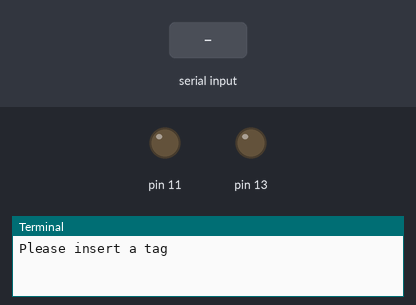
Recording of a program running on a simulated Raspberry Pi (header pin numbers). Shown: output pins drawn as LEDs (lit = HIGH), the last lines printed to the terminal. The test bench sets the inputs (shaded band). The clock reads 2024-03-15 10:24:30 at power-on unless the program sets it; web requests get an empty 200 reply after 0.4 s.

Above: at 1.2 s.
1.3 s: "4A007BF4E025" received over the second serial link
At 3.9 s:
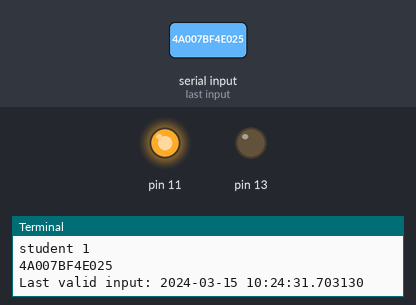
4.2 s: "0000A6C13255" received over the second serial link
Timing chart, 0 to 12.6 s (numbered marks = the images above; inputs shaded):
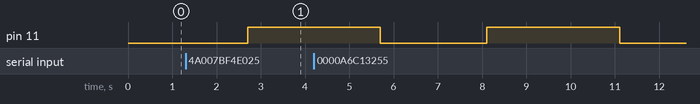

The program:

rfid.py
```python
import RPi.GPIO as GPIO
import serial
import time
import datetime
import requests
import spidev
import os
import urllib2

# initialize GPIO
GPIO.setwarnings(False)
GPIO.setmode(GPIO.BOARD)
GPIO.setup(11, GPIO.OUT)
GPIO.setup(13, GPIO.OUT)

spi = spidev.SpiDev()
spi.open(0,0)

def getReading(channel):
    rawData = spi.xfer([1, (8 + channel) << 4, 0])
    processedData = ((rawData[1]&3) << 8) + rawData[2]
    return processedData

url='{YOUR_URL}'

ser = serial.Serial('/dev/ttyAMA0', 9600, timeout=1)

while True:
    string = ser.read(12)

    if len(string) == 0:
        print "Please insert a tag"
        continue
    else:
        data = string[1:11] #exclude start x0A and stop x0D bytes
        res=requests.post(url + "&s0=%s"% (string))
        if string == '4A007BF4E025':
            print "student 1"
            print(string)
            print("Last valid input: " + str(datetime.datetime.now()))
            time.sleep(1)
            GPIO.output(11,True)
            time.sleep(3)
            GPIO.output(11,False)
            time.sleep(1)
        elif string == '0000A6C13255':
            print "student 2"
            print(string)
            print("Last valid input: " + str(datetime.datetime.now()))
            time.sleep(1)
            GPIO.output(11,True)
            time.sleep(3)
            GPIO.output(11,False)
            time.sleep(1)
        else:
            print "You do not have a valid tag"
            print("Last valid input: " + str(datetime.datetime.now()))
            GPIO.output(13,True)
            time.sleep(3)
            GPIO.output(13,False)
            time.sleep(1)
```

Measured:
- after the input at 1.3 s, pin 11: LOW → HIGH after 1.4 s
